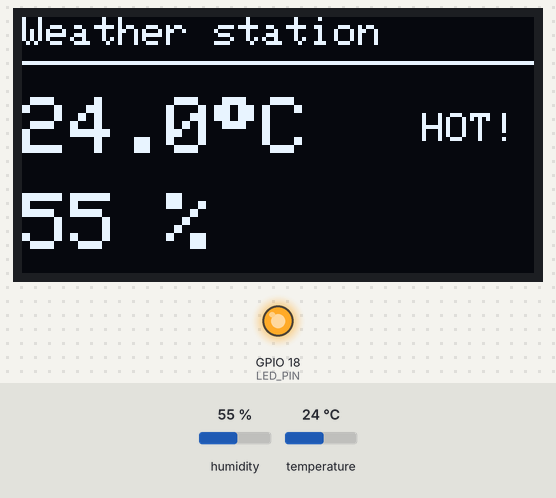
A program run on a simulated ESP32. Parts: 128×64 one-colour display, output pins drawn as LEDs (lit = HIGH). Inputs (shaded band) come from the test bench; at power-on: temperature 24 °C, humidity 55 %. What the program prints to the serial monitor is not drawn.

Above: at 2.6 s.
2.7 s: temperature set to 12 °C
At 6.8 s:
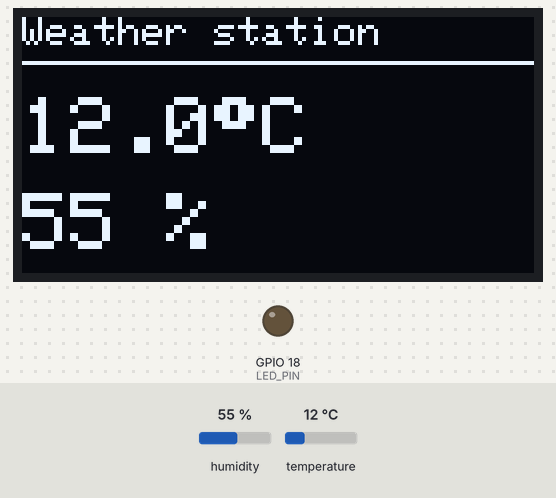
8.0 s: humidity set to 22 %
At 11.0 s:
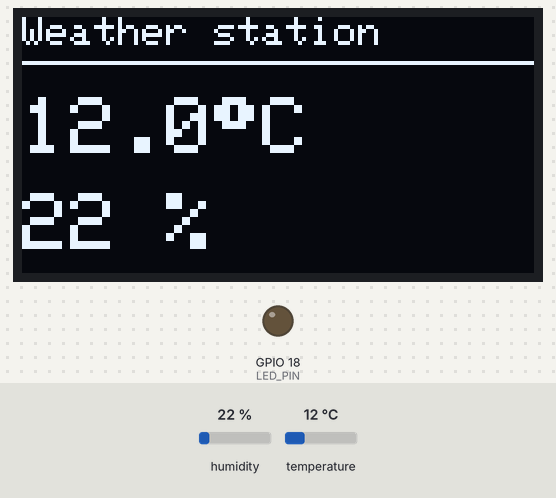
13.3 s: temperature set to 22 °C
At 15.3 s:
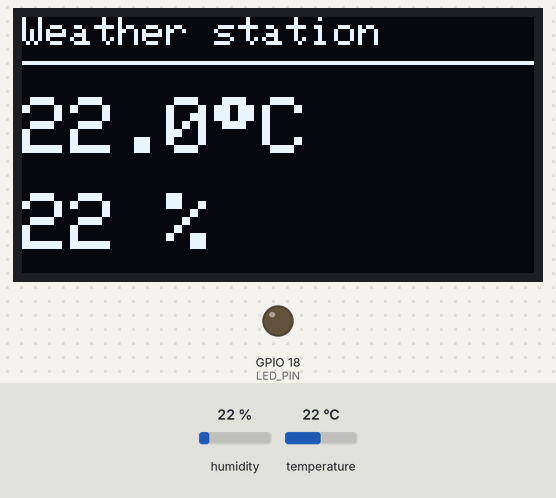
18.6 s: temperature set to 25 °C
At 22.5 s:
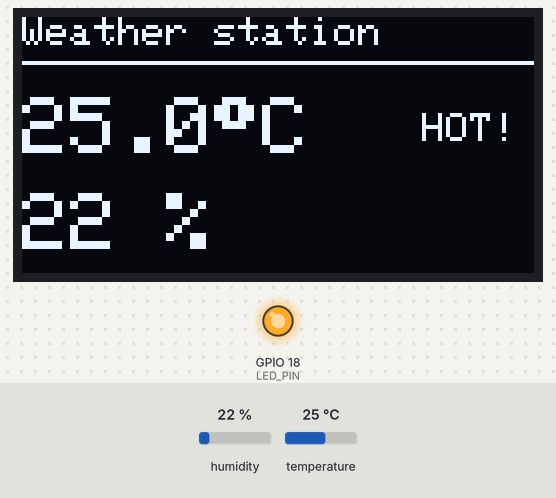
23.9 s: humidity set to 40 %
At 26.8 s:
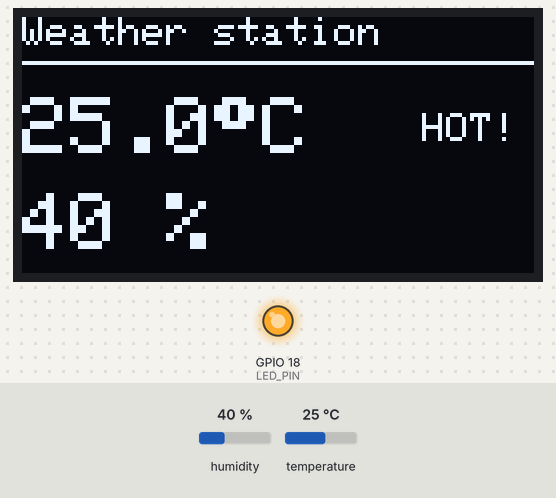
Timing chart, 0 to 28.3 s (numbered marks = the images above; inputs shaded):
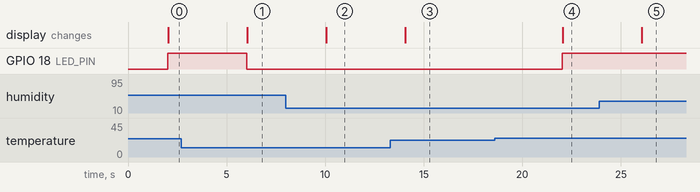

The program:

main.cpp
```cpp
#include <Arduino.h>
#include <Wire.h>
#include <Adafruit_GFX.h>
#include <Adafruit_SSD1306.h>
#include <DHT.h>

// --- Pin configuration ---
constexpr uint8_t DHT_PIN = 4;    // DHT11 DATA -> GPIO4 (D4)
constexpr uint8_t DHT_TYPE = DHT11;
constexpr uint8_t OLED_SDA = 21;  // I2C data  -> GPIO21 (D21)
constexpr uint8_t OLED_SCL = 22;  // I2C clock -> GPIO22 (D22)
constexpr uint8_t LED_PIN = 18;   // Heat alert LED -> GPIO18 (D18)

// --- Display configuration ---
constexpr uint8_t SCREEN_WIDTH = 128;
constexpr uint8_t SCREEN_HEIGHT = 64;
constexpr uint8_t OLED_ADDRESS = 0x3C; // Some modules use 0x3D
constexpr int8_t OLED_RESET = -1;      // Our module has no reset pin

// The DHT11 can't be read more than about once per second.
constexpr unsigned long READ_INTERVAL_MS = 2000;

// --- Heat alert (with hysteresis) ---
// The alert turns on at HOT_ON_C and only turns off again at HOT_OFF_C.
// This gap prevents the LED from flickering when the temperature
// hovers right around a single threshold.
constexpr float HOT_ON_C = 24.0;
constexpr float HOT_OFF_C = 23.0;

DHT dht(DHT_PIN, DHT_TYPE);
Adafruit_SSD1306 display(SCREEN_WIDTH, SCREEN_HEIGHT, &Wire, OLED_RESET);
unsigned long lastReadMs = 0;
bool isHot = false;

void drawHeader() {
  display.setTextSize(1);
  display.setCursor(0, 0);
  display.print("Weather station");
  display.drawFastHLine(0, 11, SCREEN_WIDTH, SSD1306_WHITE);
}

void showReading(float temperature, float humidity, bool hot) {
  display.clearDisplay();
  drawHeader();

  display.setTextSize(2);
  display.setCursor(0, 20);
  display.print(temperature, 1);
  display.print((char)248); // Degree symbol in the CP437 charset
  display.print("C");

  display.setCursor(0, 44);
  display.print(humidity, 0);
  display.print(" %");

  if (hot) {
    display.setTextSize(1);
    display.setCursor(100, 24);
    display.print("HOT!");
  }

  display.display(); // Nothing appears until we push the buffer to the screen
}

void showError() {
  display.clearDisplay();
  drawHeader();
  display.setTextSize(1);
  display.setCursor(0, 28);
  display.print("Sensor error");
  display.display();
}

void updateHeatAlert(float temperature) {
  if (!isHot && temperature >= HOT_ON_C) {
    isHot = true;
  } else if (isHot && temperature <= HOT_OFF_C) {
    isHot = false;
  }
  digitalWrite(LED_PIN, isHot ? HIGH : LOW);
}

void setup() {
  Serial.begin(115200);

  pinMode(LED_PIN, OUTPUT);
  digitalWrite(LED_PIN, LOW);

  dht.begin();

  Wire.begin(OLED_SDA, OLED_SCL);
  if (!display.begin(SSD1306_SWITCHCAPVCC, OLED_ADDRESS)) {
    Serial.println("OLED not found. Check wiring and I2C address.");
    for (;;) {
      delay(1000); // Stop here: without a display there's nothing to do
    }
  }

  display.cp437(true); // Use the standard charset so the degree symbol works
  display.setTextColor(SSD1306_WHITE);
  display.clearDisplay();
  drawHeader();
  display.setCursor(0, 28);
  display.print("Starting...");
  display.display();

  Serial.println("Weather station - step 3: DHT11 + OLED + heat LED");
}

void loop() {
  unsigned long now = millis();
  if (now - lastReadMs < READ_INTERVAL_MS) {
    return;
  }
  lastReadMs = now;

  float humidity = dht.readHumidity();
  float temperature = dht.readTemperature();

  if (isnan(humidity) || isnan(temperature)) {
    Serial.println("Failed to read from DHT11. Check the wiring.");
    showError();
    return;
  }

  updateHeatAlert(temperature);

  Serial.printf("Temperature: %.1f C | Humidity: %.0f %% | Hot: %s\n",
                temperature, humidity, isHot ? "yes" : "no");
  showReading(temperature, humidity, isHot);
}
```

Measured:
- the behaviour switches between 23 and 24 °C on temperature (found by bisection; images 3 and 4)
- after the input at 2.7 s, GPIO 18 (LED_PIN): HIGH → LOW after 3.3 s; the display: changes after 3.4 s (image 1)
- after the input at 8.0 s, the display: changes after 2.1 s (image 2)
- after the input at 13.3 s, the display: changes after 0.75 s (image 3)
- after the input at 18.6 s, GPIO 18 (LED_PIN): LOW → HIGH after 3.4 s; the display: changes after 3.5 s (image 4)
- after the input at 23.9 s, the display: changes after 2.2 s (image 5)
